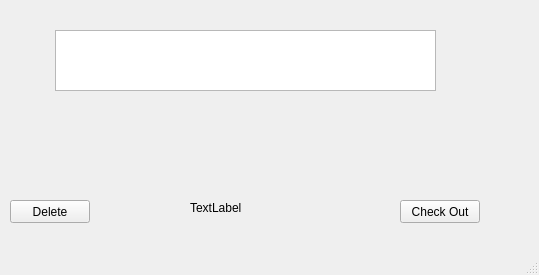
<?xml version="1.0" encoding="UTF-8"?>
<ui version="4.0">
 <class>MainWindow</class>
 <widget class="QMainWindow" name="MainWindow">
  <property name="geometry">
   <rect>
    <x>0</x>
    <y>0</y>
    <width>539</width>
    <height>275</height>
   </rect>
  </property>
  <property name="windowTitle">
   <string>Shopping Cart</string>
  </property>
  <widget class="QWidget" name="centralwidget">
   <widget class="QPushButton" name="deleteButton">
    <property name="geometry">
     <rect>
      <x>10</x>
      <y>200</y>
      <width>80</width>
      <height>23</height>
     </rect>
    </property>
    <property name="text">
     <string>Delete</string>
    </property>
   </widget>
   <widget class="QPushButton" name="checkOutButton">
    <property name="geometry">
     <rect>
      <x>400</x>
      <y>200</y>
      <width>80</width>
      <height>23</height>
     </rect>
    </property>
    <property name="text">
     <string>Check Out</string>
    </property>
   </widget>
   <widget class="QLabel" name="label">
    <property name="geometry">
     <rect>
      <x>190</x>
      <y>200</y>
      <width>81</width>
      <height>16</height>
     </rect>
    </property>
    <property name="text">
     <string>TextLabel</string>
    </property>
   </widget>
   <widget class="QTableView" name="tableView">
    <property name="geometry">
     <rect>
      <x>55</x>
      <y>30</y>
      <width>381</width>
      <height>61</height>
     </rect>
    </property>
   </widget>
  </widget>
  <widget class="QMenuBar" name="menubar">
   <property name="geometry">
    <rect>
     <x>0</x>
     <y>0</y>
     <width>539</width>
     <height>24</height>
    </rect>
   </property>
  </widget>
  <widget class="QStatusBar" name="statusbar"/>
 </widget>
 <resources/>
 <connections/>
</ui>
